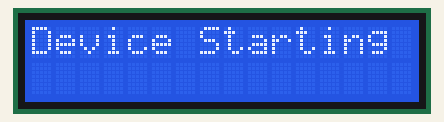
Simulated run of this sketch. Board: ESP32. Shown: 16×2 character LCD.

Above: at 0.1 s.
At 8.2 s:
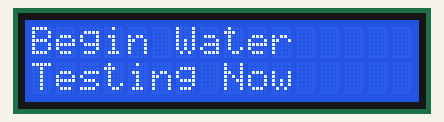
At 23.2 s:
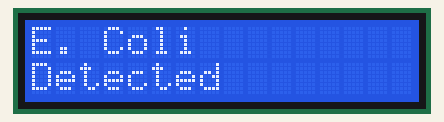

Measured:
- what the display in image 1 shows lasts 15.0 s, from 8.1 s to 23.1 s

The sketch:

display.ino
```cpp
#include <Wire.h>
#include <LiquidCrystal_I2C.h>

// Initialize the LCD with I2C address, columns, and rows
LiquidCrystal_I2C lcd(0x27, 16, 2);

void setup() {
  // Initialize I2C with default pins (D21=SDA, D22=SCL)
  Wire.begin(21, 22);

  // Initialize the LCD with 16 columns and 2 rows
  lcd.begin(16, 2);
  lcd.backlight();

  // Step 1: Display "Device Starting"
  lcd.setCursor(0, 0);
  lcd.print("Device Starting");

  // Wait for 8 seconds
  delay(8000);

  // Step 2: Clear screen and display "Begin Water Testing Now"
  lcd.clear();
  lcd.setCursor(0, 0);
  lcd.print("Begin Water");
  lcd.setCursor(0, 1);
  lcd.print("Testing Now");

  // Wait for 15 seconds
  delay(15000);

  // Step 3: Clear screen and display "E. Coli Detected"
  lcd.clear();
  lcd.setCursor(0, 0);
  lcd.print("E. Coli");
  lcd.setCursor(0, 1);
  lcd.print("Detected");
}

void loop() {
  // No actions needed in loop for this example
}
```
